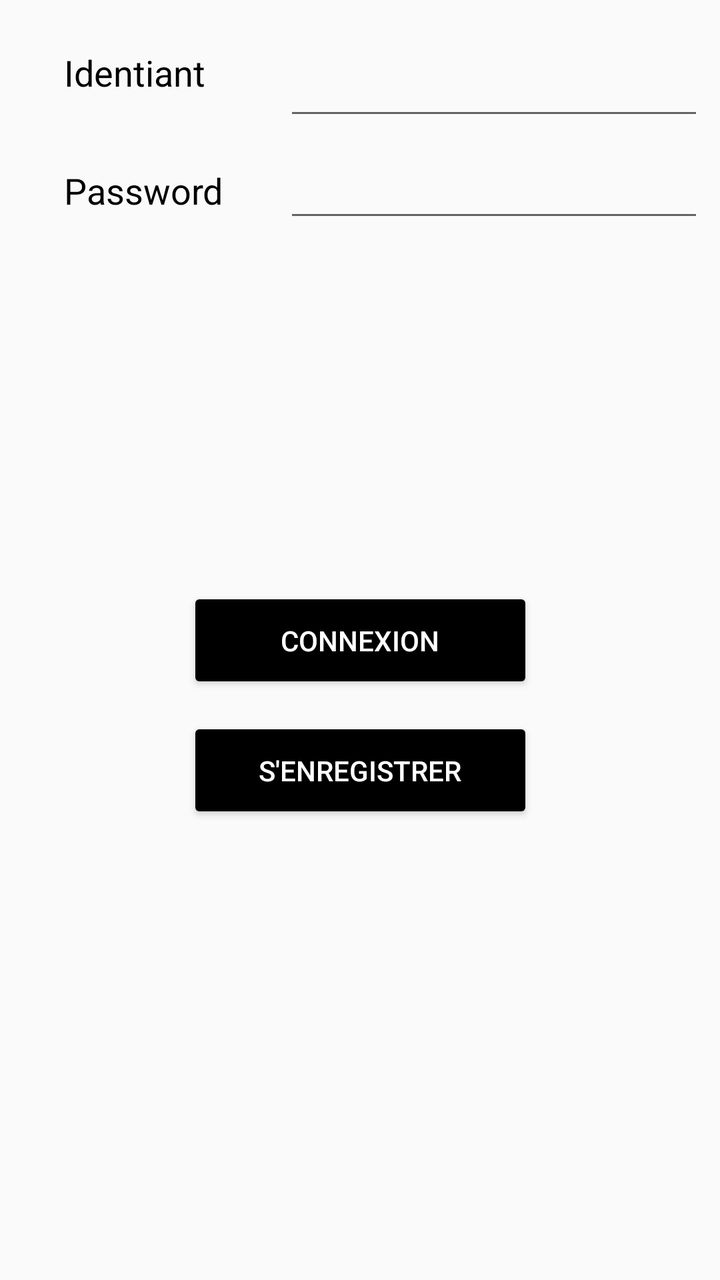
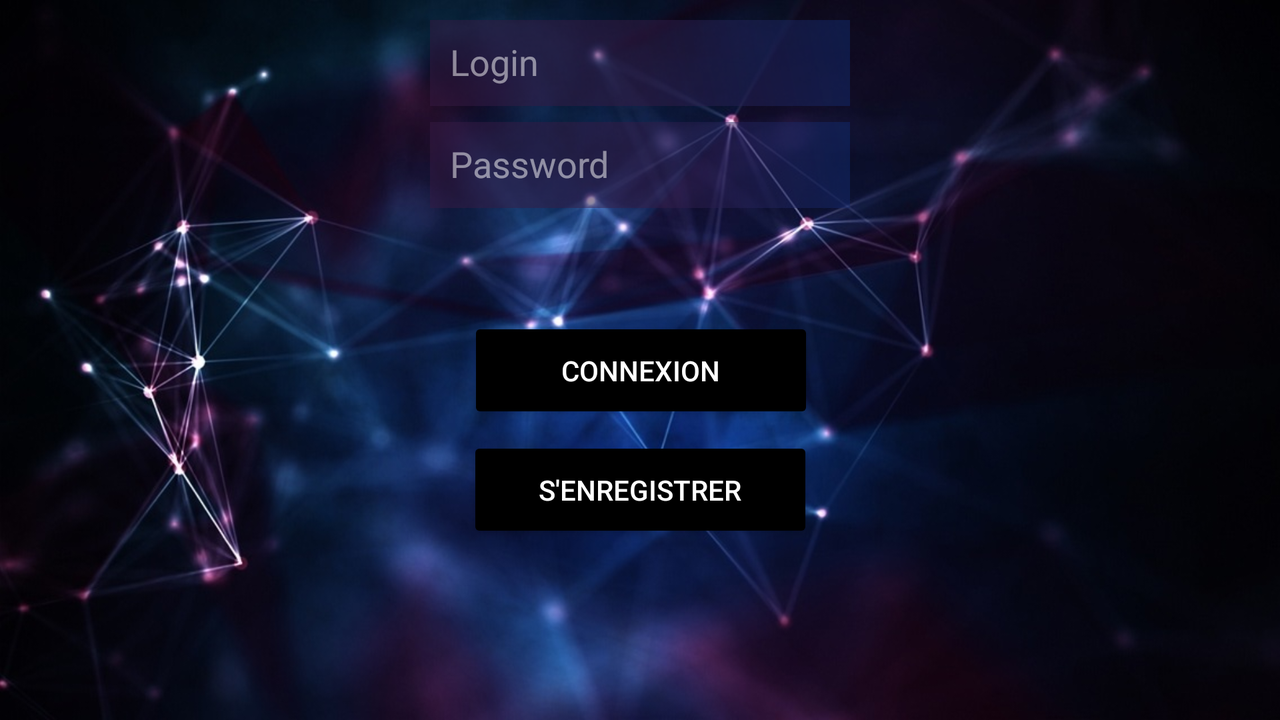

An Android layout and its configuration variant, each rendered on a device that would load it. The default file and the variant file are quoted in full after the pictures.
<!-- AndroidManifest.xml: application theme AppTheme -->
<!-- res/layout/activity_signup.xml -->
<?xml version="1.0" encoding="utf-8"?>
<android.support.constraint.ConstraintLayout xmlns:android="http://schemas.android.com/apk/res/android"
    xmlns:app="http://schemas.android.com/apk/res-auto"
    xmlns:tools="http://schemas.android.com/tools"
    android:layout_width="match_parent"
    android:layout_height="match_parent"
    tools:context="fr.emilienleroy.outerspacemanager.activity.SignUpActivity"
    >

    <TextView
        android:id="@+id/textView2"
        android:layout_width="wrap_content"
        android:layout_height="wrap_content"
        android:layout_marginBottom="8dp"
        android:layout_marginStart="32dp"
        android:layout_marginTop="8dp"
        android:text="Password"
        android:textColor="@android:color/black"
        android:textColorLink="@android:color/background_light"
        android:textSize="18sp"
        app:layout_constraintBottom_toBottomOf="parent"
        app:layout_constraintLeft_toLeftOf="parent"
        app:layout_constraintStart_toStartOf="parent"
        app:layout_constraintTop_toBottomOf="@+id/textView"
        app:layout_constraintVertical_bias="0.047" />

    <TextView
        android:id="@+id/textView"
        android:layout_width="wrap_content"
        android:layout_height="25dp"
        android:layout_marginStart="32dp"
        android:layout_marginTop="24dp"
        android:text="Identiant"
        android:textColor="@android:color/black"
        android:textSize="18sp"
        app:layout_constraintStart_toStartOf="parent"
        app:layout_constraintTop_toTopOf="parent" />

    <EditText
        android:id="@+id/login"
        android:layout_width="wrap_content"
        android:layout_height="49dp"
        android:layout_marginEnd="8dp"
        android:layout_marginTop="16dp"
        android:ems="10"
        android:inputType="textPersonName"
        android:text=""
        app:layout_constraintEnd_toEndOf="parent"
        app:layout_constraintTop_toTopOf="parent" />

    <EditText
        android:id="@+id/password"
        android:layout_width="wrap_content"
        android:layout_height="43dp"
        android:layout_marginEnd="8dp"
        android:layout_marginTop="8dp"
        android:ems="10"
        android:inputType="textPassword"
        android:selectAllOnFocus="false"
        android:singleLine="false"
        android:text=""
        app:layout_constraintEnd_toEndOf="parent"
        app:layout_constraintTop_toBottomOf="@+id/login" />

    <Button
        android:id="@+id/create"
        style="@style/Widget.AppCompat.Button.Colored"
        android:layout_width="173dp"
        android:layout_height="53dp"
        android:layout_marginBottom="8dp"
        android:layout_marginEnd="8dp"
        android:layout_marginStart="8dp"
        android:layout_marginTop="8dp"
        android:backgroundTint="@color/colorPrimary"
        android:text="S'enregistrer"
        app:layout_constraintBottom_toBottomOf="parent"
        app:layout_constraintEnd_toEndOf="parent"
        app:layout_constraintStart_toStartOf="parent"
        app:layout_constraintTop_toTopOf="parent"
        app:layout_constraintVertical_bias="0.614" />

    <Button
        android:id="@+id/button3"
        style="@style/Widget.AppCompat.Button.Colored"
        android:layout_width="173dp"
        android:layout_height="53dp"
        android:layout_marginBottom="8dp"
        android:layout_marginEnd="8dp"
        android:layout_marginStart="8dp"
        android:layout_marginTop="8dp"
        android:backgroundTint="@color/colorPrimary"
        android:text="Connexion"
        app:layout_constraintBottom_toBottomOf="parent"
        app:layout_constraintEnd_toEndOf="parent"
        app:layout_constraintHorizontal_bias="0.501"
        app:layout_constraintStart_toStartOf="parent"
        app:layout_constraintTop_toTopOf="parent" />

</android.support.constraint.ConstraintLayout>
<!-- resources referenced by this layout -->
<resources>
  <color name="colorPrimary">#000000</color>
  <style name="AppTheme" parent="Theme.AppCompat.Light.DarkActionBar">
          
          <item name="colorPrimary">@color/colorPrimary</item>
          <item name="colorPrimaryDark">@color/colorPrimaryDark</item>
          <item name="colorAccent">@color/colorWhite</item>
          <item name="android:textColorHint">@color/colorHint</item>
      </style>
  <color name="colorPrimaryDark">#000000</color>
  <color name="colorWhite">#ffffff</color>
  <color name="colorHint">#80ffffff</color>
</resources>
<!-- res/layout-land/activity_signup.xml (the repository's variant of the layout above) -->
<!-- drawn on the phone turned sideways -->
<?xml version="1.0" encoding="utf-8"?>
<android.support.constraint.ConstraintLayout xmlns:android="http://schemas.android.com/apk/res/android"
    xmlns:app="http://schemas.android.com/apk/res-auto"
    xmlns:tools="http://schemas.android.com/tools"
    android:layout_width="match_parent"
    android:layout_height="match_parent"
    tools:context="fr.emilienleroy.outerspacemanager.activity.SignUpActivity"
    android:background="@drawable/backland"
    >

    <EditText
        android:id="@+id/login"
        android:layout_width="wrap_content"
        android:layout_height="43dp"
        android:layout_marginEnd="8dp"
        android:layout_marginStart="8dp"
        android:layout_marginTop="10dp"
        android:background="@drawable/gradient"
        android:ems="10"
        android:inputType="textPersonName"
        android:hint="Login"
        android:text=""
        android:padding="10dp"
        android:textColor="@color/colorWhite"
        app:layout_constraintEnd_toEndOf="parent"
        app:layout_constraintStart_toStartOf="parent"
        app:layout_constraintTop_toTopOf="parent" />

    <EditText
        android:id="@+id/password"
        android:layout_width="wrap_content"
        android:layout_height="43dp"
        android:layout_marginEnd="8dp"
        android:layout_marginStart="8dp"
        android:layout_marginTop="8dp"
        android:background="@drawable/gradient"
        android:ems="10"
        android:inputType="textPassword"
        android:selectAllOnFocus="false"
        android:singleLine="false"
        android:text=""
        android:padding="10dp"
        android:textColor="@color/colorWhite"
        android:hint="Password"
        app:layout_constraintEnd_toEndOf="parent"
        app:layout_constraintStart_toStartOf="parent"
        app:layout_constraintTop_toBottomOf="@+id/login" />

    <Button
        android:id="@+id/create"
        style="@style/Widget.AppCompat.Button.Colored"
        android:layout_width="173dp"
        android:layout_height="53dp"
        android:layout_marginBottom="8dp"
        android:layout_marginEnd="8dp"
        android:layout_marginStart="8dp"
        android:layout_marginTop="90dp"
        android:backgroundTint="@color/colorPrimary"
        android:text="S'enregistrer"
        app:layout_constraintBottom_toBottomOf="parent"
        app:layout_constraintEnd_toEndOf="parent"
        app:layout_constraintStart_toStartOf="parent"
        app:layout_constraintTop_toTopOf="parent"
        app:layout_constraintVertical_bias="0.614" />

    <Button
        android:id="@+id/button3"
        style="@style/Widget.AppCompat.Button.Colored"
        android:layout_width="173dp"
        android:layout_height="53dp"
        android:layout_marginBottom="0dp"
        android:layout_marginEnd="8dp"
        android:layout_marginStart="8dp"
        android:layout_marginTop="10dp"
        android:backgroundTint="@color/colorPrimary"
        android:text="Connexion"
        app:layout_constraintBottom_toBottomOf="parent"
        app:layout_constraintEnd_toEndOf="parent"
        app:layout_constraintHorizontal_bias="0.501"
        app:layout_constraintStart_toStartOf="parent"
        app:layout_constraintTop_toTopOf="parent" />

</android.support.constraint.ConstraintLayout>
<!-- resources referenced by the variant -->
<!-- as the phone turned sideways resolves them -->
<resources>
  <color name="colorPrimary">#000000</color>
  <color name="colorWhite">#ffffff</color>
  <!-- drawable backland: jpg bitmap (drawable-nodpi, 92676 bytes) -->
  <!-- drawable gradient (drawable) -->
  <?xml version="1.0" encoding="utf-8"?>
  <shape
          xmlns:android="http://schemas.android.com/apk/res/android"
          android:shape="rectangle">
          <gradient
              android:startColor="#80351A43"
              android:centerColor="#80351A43"
              android:endColor="#800F2A6F"
              android:angle="45" />
  </shape>
  <style name="AppTheme" parent="Theme.AppCompat.Light.DarkActionBar">
          
          <item name="colorPrimary">@color/colorPrimary</item>
          <item name="colorPrimaryDark">@color/colorPrimaryDark</item>
          <item name="colorAccent">@color/colorWhite</item>
          <item name="android:textColorHint">@color/colorHint</item>
      </style>
  <color name="colorPrimaryDark">#000000</color>
  <color name="colorHint">#80ffffff</color>
</resources>
